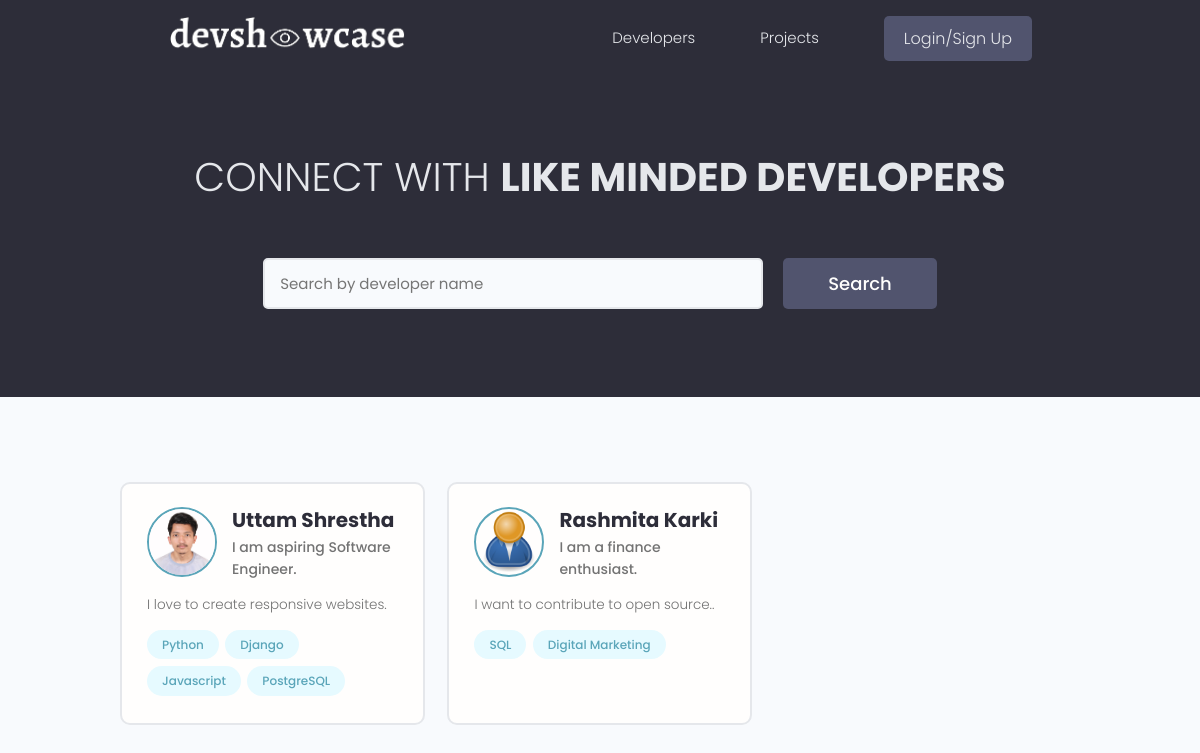
The page / on the database its author committed.
### users/models.py (models this page shows, shortened)
class Profile(models.Model):
    user = models.OneToOneField(User, on_delete=models.CASCADE, null = True, blank = True)  # User has one to one relationship with their Profile means user can create only one Profile.
    name = models.CharField(max_length = 100, blank = True, null = True)
    email = models.EmailField(max_length = 50, blank = True, null = True)
    username = models.CharField(max_length = 20, blank = True, null = True)
    short_intro = models.CharField(max_length = 200, blank = True, null = True)
    location = models.CharField(max_length = 200, blank = True, null = True)
    bio = models.TextField(blank = True, null = True)
    profile_image = models.ImageField(null = True, blank = True, upload_to = 'users/', default='users/user-default.png')
    social_github = models.CharField(max_length = 200, blank = True, null = True)     # user can add github
    social_linkedin = models.CharField(max_length = 200, blank = True, null = True)   # user can add linkedin
    social_website = models.CharField(max_length = 200, blank = True, null = True)    # user can add their website.
    created = models.DateTimeField(auto_now_add=True)
    id = models.UUIDField(default = uuid.uuid4, primary_key = True, editable = False)
    class Meta:
        ordering = ['created']

class Skill(models.Model):
    owner = models.ForeignKey(Profile, on_delete=models.CASCADE, blank = True, null = True) # when Profile is deleted, delete skill too.
    name = models.CharField(null = True, blank = True, max_length = 40) # name of the skill that user has
    description = models.TextField(null = True, blank= True)
    created = models.DateTimeField(auto_now_add=True)
    id = models.UUIDField(default = uuid.uuid4, primary_key = True, editable = False)
    def __str__(self):
        return self.name

### users/views.py (the view)
# urls.py: path('', views.Profile, name= 'profiles'),
def Profile(request):
    search_query = '' # set the search query to empty string
    if request.GET.get('search_query'):
        search_query = request.GET.get('search_query') # get the search query and store inside search query
    skills = models.Skill.objects.filter(name__icontains = search_query)
    profiles = models.Profile.objects.distinct().filter(Q(name__icontains=search_query) |
    Q(short_intro__icontains = search_query) |
    Q(skill__in=skills)) # filter the profile which contains name, title and skills and store in profiles.
    page = request.GET.get('page')
    results = 3
    paginator = Paginator(profiles, results)
    try:
        profiles = paginator.page(page)
    except PageNotAnInteger:
        page = 1
        profiles = paginator.page(page)
    except EmptyPage:
        page = paginator.num_pages
        profiles = paginator.page(page)
    context = {'profiles': profiles, 'search_query': search_query, 'paginator': paginator}    # set profiles [key] and profiles [value] to use in template later.
    return render(request, 'users/profiles.html', context)  # pass context to use those variables in template.

### template/users/profiles.html (shortened to what this page needs)
{% extends 'application/main.html' %}
{% block content %}
  <main class="home">
    <section class="hero-section text-center">
      <div class="container container--narrow">
        <div class="hero-section__box">
          <h2>CONNECT WITH <span>LIKE MINDED DEVELOPERS</span></h2>
        </div>
        <div class="hero-section__search">
          <form id="searchForm" class="form" action="{% url 'profiles' %}" method="get">
            <div class="form__field">
              <input class="input input--text" id="formInput#search" type="text" name="search_query" value = '{{search_query}}'
                placeholder="Search by developer name" />
            </div>
            <input class="btn btn--sub btn--lg" type="submit" value="Search" />
          </form>
        </div>
      </div>
    </section>
    <section class="devlist">
      <div class="container">
        <div class="grid grid--three">
        {% for profile in profiles %}
          <div class="column card">
            <div class="dev">
              <a href="{% url 'user-profile' profile.pk %}" class="card__body">
                <div class="dev__profile">
                  <img class="avatar avatar--md" src="{{profile.profile_image.url}}" alt="image" />
                  <div class="dev__meta">
                    <h3>{{profile.name}}</h3>
                    <h5>{{profile.short_intro|slice:"60"}}</h5>
                  </div>
                </div>
                <p class="dev__info">{{profile.bio|slice:"120"}}</p>
                <div class="dev__skills">
                    {% for skill in profile.skill_set.all|slice:"5" %}
                    <span class="tag tag--pill tag--main">
                        <small>{{skill}}</small>
                    </span>
                    {% endfor %}
                </div>
              </a>
            </div>
          </div>
          {% endfor %}
        </div>
      </div>
    </section>
  </main>
{% endblock %}

### static/styles/app.css (style rules this page uses)
:root { --color-sub: #2d2d39; }
.btn--sub { background-color: var(--color-sub-light); }
.card { border: 2px solid var(--color-light); }
img { width: 100%; }
.hero-section { height: 40vh; display: flex; align-items: center; background-color: var(--color-sub); }
.hero-section__box { margin-bottom: 4rem; }
.hero-section__box > h2, .hero-section__box > h2 > span { font-size: 4rem; color: var(--color-light); line-height: 1.3; text-transform: uppercase; }
.hero-section__box > h2 { font-weight: 300; }
.hero-section__box > h2 > span { font-weight: 700; }
.hero-section__search > .form { display: flex; align-items: center; justify-content: center; gap: 2rem; }
.hero-section__search > .form input.input--text { width: 50rem; }
.devlist { margin-top: 8rem; }
.devlist .grid { align-items: stretch; }
.devlist .dev .dev__profile { display: flex; align-items: center; gap: 1.5rem; }
.devlist .dev .dev__meta h3 { color: var(--color-sub); font-size: 2rem; font-weight: 700; }
.devlist .dev .dev__meta h5 { color: var(--color-text); font-size: 1.4rem; font-weight: 500; }
.devlist .dev .dev__info { margin: 1.5rem 0; font-size: 1.35rem; line-height: 1.4; text-align: justify; }

### static/uikit/styles/modules/_variables.css (style rules this page uses)
:root { --color-main: #5aa5b9; --color-main-light: #e6faff; --color-sub: #3f4156; --color-sub-light: #51546e; --color-sub-lighter: #ededfd; --color-text: #737373; --color-gray: #8b8b8b; --color-light: #e5e7eb; --color-light-gray: #767676; --color-bg: #f8fafd; --color-white: #fffefd; --color-white-light: #f3f3f3; --color-success: #359e64; --color-success-bg: #def8e8; --color-error: #fc4b0b; --color-error-bg: #fff2ee; --font-base: 'Poppins', arial, helvetica, 'Segoe UI', roboto, ubuntu, sans-serif; --font-monospace: 'Fira Code', 'Courier New', courier, monospace; --font-regular: 300; --font-medium: 500; --font-bold: 700; --generic-shadow: 1px 1px 5px #00000010; --generic-transition: all 0.3s ease-in-out; }

### static/uikit/styles/modules/_base.css (style rules this page uses)
* { margin: 0; padding: 0; box-sizing: border-box; text-rendering: optimizeLegibility; color: inherit; font-size: inherit; }
html { font-size: 50%; }
@media only screen and (min-width: 480px) { html { font-size: 56.25%; } }
@media only screen and (min-width: 1200px) { html { font-size: 62.5%; } }
body { line-height: 1.6; font-weight: 400; font-size: 1.5rem; color: var(--color-text); background-color: var(--color-bg); min-height: 100vh; }

### static/uikit/styles/modules/_typography.css (style rules this page uses)
* { font-family: var(--font-base); }
h2 { font-size: 3.6rem; font-weight: var(--font-bold); }
h3 { font-size: 3.2rem; font-weight: var(--font-medium); }
h5 { font-size: 2.4rem; font-weight: var(--font-medium); }
h5, h6 { font-weight: var(--font-regular); }
p, span, strong { font-size: 1.6rem; color: var(--color-text); font-weight: var(--font-regular); }
a { padding-bottom: 2px; text-decoration: none; display: inline-block; color: var(--color-main); font-weight: var(--font-medium); }

### static/uikit/styles/modules/_utilities.css (style rules this page uses)
.container { width: 92%; max-width: 165rem; margin: 0 auto; box-sizing: border-box; }
.container--narrow { width: 92%; max-width: 120rem; }
@media screen and (min-width: 1000px) { .container { width: 90%; } }
@media screen and (min-width: 1000px) { .container--narrow { width: 85%; } }
@media screen and (min-width: 1200px) { .container { width: 80%; } }
@media screen and (min-width: 1200px) { .container--narrow { width: 72%; } }
.text-center { text-align: center; }

### static/uikit/styles/modules/_avatar.css (style rules this page uses)
.avatar { border-radius: 50%; border: 2px solid var(--color-main); object-fit: cover; }
.avatar--md { height: 7rem; width: 7rem; }

### static/uikit/styles/modules/_button.css (style rules this page uses)
.btn { display: inline-block; position: relative; cursor: pointer; background-color: var(--color-light); font-weight: var(--font-medium); color: var(--color-sub); text-decoration: none; padding: 1rem 2rem; border-radius: 0.5rem; border: none; width: -webkit-fit-content; width: -moz-fit-content; width: fit-content; height: -webkit-fit-content; height: -moz-fit-content; height: fit-content; font-size: 1.6rem; outline-width: 0; outline-color: transparent; -webkit-backface-visibility: hidden; backface-visibility: hidden; transition: all 0.3s ease-in-out; }
.btn--sub { background-color: var(--color-sub); color: var(--color-white); }
.btn--lg { font-size: 1.8rem; padding: 1.2rem 4.5rem; }

### static/uikit/styles/modules/_card.css (style rules this page uses)
.card { border-radius: 1rem; background-color: var(--color-white); border: 1.5px solid var(--color-light); width: auto; height: auto; margin-top: 0.5rem; margin-bottom: 0.5rem; overflow: hidden; }
.card__body, .card__header { padding: 2rem 2.5rem; }

### rows shown on the page
Profile: profile_image (picture), name "Uttam Shrestha", short_intro "I am aspiring Software Engineer.", bio "I love to create responsive websites."
Skill: name "Python"
Skill: name "Django"
Skill: name "Javascript"
Skill: name "PostgreSQL"
Profile: profile_image (placeholder picture), name "Rashmita Karki", short_intro "I am a finance enthusiast.", bio "I want to contribute to open source.."
Skill: name "SQL"
Skill: name "Digital Marketing"
